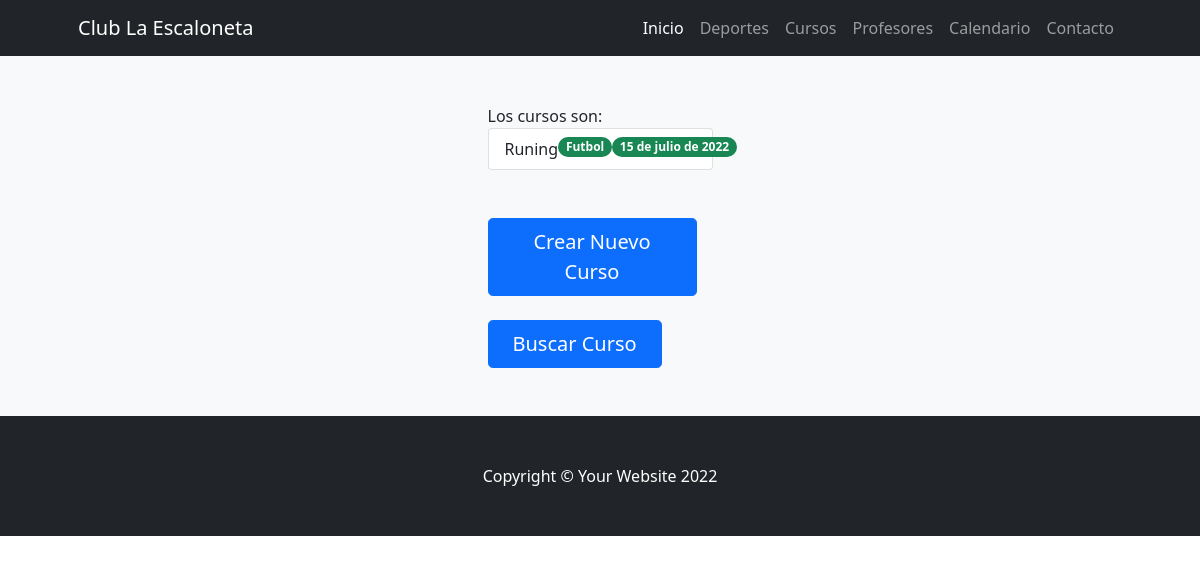
The app's page /ClubAPP/cursos/, older data.
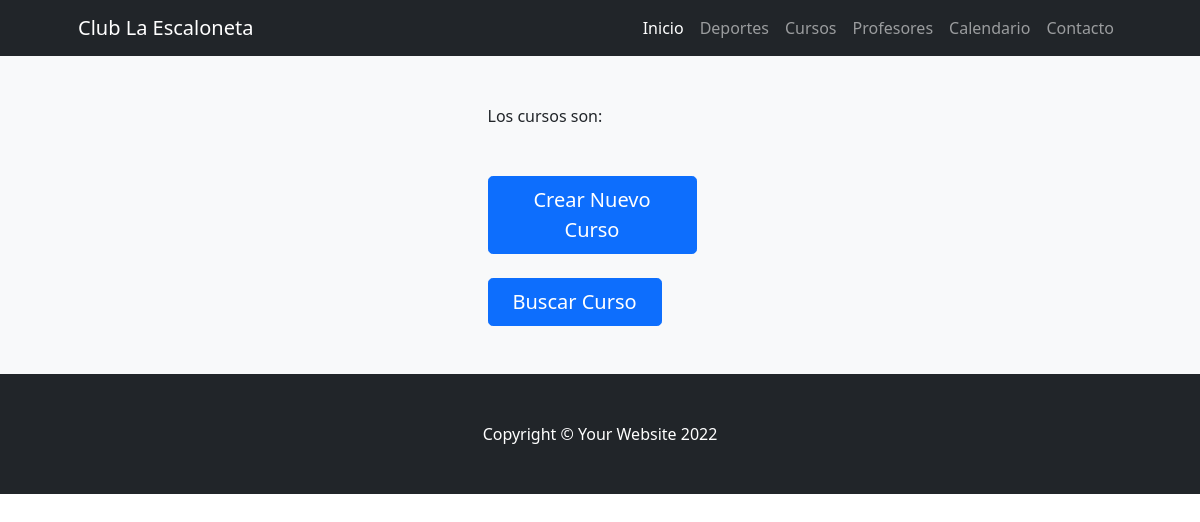
The same page, newer data.
### ClubAPP/models.py (models this page shows)
class Curso(models.Model):
    nombre = models.CharField(max_length=30)
    deporte = models.CharField(max_length=30)
    fecha = models.DateField(max_length=30)

### ClubAPP/views.py (the view)
# urls.py: path('cursos/', cursos, name="Cursos"),
def cursos(request):
    cursos = Curso.objects.all()
    return render(request,"cursos.html",{"cursos":cursos})

### ClubAPP/template/cursos.html (shortened to what this page needs)
{% extends 'base.html' %}
{% load static %}
{% block contenidoPagina %}
<section class="bg-light py-5">
    <div class="container px-5">
        <div class="row gx-5 justify-content-center">
            <div class="col-lg-3">
                Los cursos son:
                <ul class="list-group">
                    {% for curso in cursos %}
                        <li class="list-group-item d-flex justify-content-between align-items-start">
                            {{curso.nombre}}
                            <span class="badge bg-success rounded-pill">{{curso.deporte}}</span>
                            <span class="badge bg-success rounded-pill">{{curso.fecha}}</span>
                        </li>
                    {% endfor %}
                </ul>
                <br>
                <br>
                <a class="btn btn-primary btn-lg px-4 me-sm-3" href="{% url 'Nuevo_curso' %}">Crear Nuevo Curso</a>
                <br>
                <br>
                <a class="btn btn-primary btn-lg px-4 me-sm-3" href="{% url 'Busqueda_curso' %}">Buscar Curso</a>
            </div>
        </div>
    </div>
</section>
{% endblock %}

Row changes from the older to the newer data that the page shows:
removed Curso: nombre "Runing", deporte "Futbol", fecha "15 de julio de 2022"
